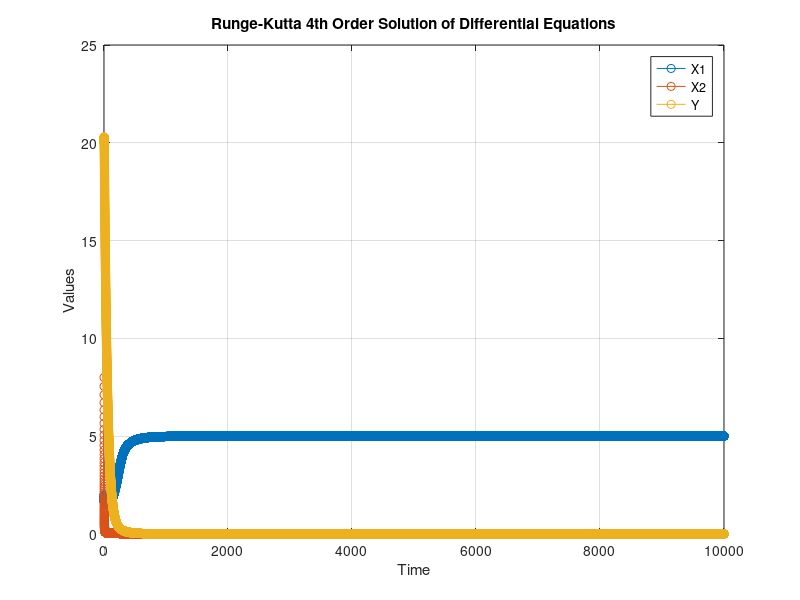

Recreate this plot in MATLAB.
% Parameters
s1 = 0.04;
s2 = 0.05;

K1 = 5;
K2 = 10;

m12 = 0.01;
m21 = 0.02;

v1 = 0.03;
v2 = 0.03;

a1 = 0.1;
a2 = 0.3;

b1 = 0.02;
b2 = 1.5;

c1 = 0.1;
c2 = 0.2;

mu = 0.02;

% Initial values
X1 = 2;
X2 = 8;
Y = 20;

% Time step
dt = 0.1;
iterations = 100000;

% Function defs
r1 = @(X1, X2, Y) 1 / (1 + (a2 * X2 + b2 * Y) / X1);
r2 = @(X1, X2, Y) 1 / (1 + (a1 * X1 + b1 * Y) / X2);

% Derivatives function
function [dX1_dt, dX2_dt, dY_dt] = derivatives(X1, X2, Y, r1, r2, s1, s2, K1, K2, m12, m21, v1, v2, c1, c2, mu)
    dX1_dt = s1 * X1 * (1 - X1 / K1) - m12 * X1 * X2 - v1 * X1 * Y * r1(X1, X2, Y);
    dX2_dt = s2 * X2 * (1 - X2 / K2) - m21 * X1 * X2 - v2 * X2 * Y * r2(X1, X2, Y);
    dY_dt = -mu * Y + c1 * v1 * X1 * Y * r1(X1, X2, Y) + c2 * v2 * X2 * Y * r2(X1, X2, Y);
end

% Runge-Kutta 4th order method step
function [X1_new, X2_new, Y_new] = rk4_step(X1, X2, Y, dt, r1, r2, s1, s2, K1, K2, m12, m21, v1, v2, c1, c2, mu)
    [k1_X1, k1_X2, k1_Y] = derivatives(X1, X2, Y, r1, r2, s1, s2, K1, K2, m12, m21, v1, v2, c1, c2, mu);
    [k2_X1, k2_X2, k2_Y] = derivatives(X1 + 0.5 * dt * k1_X1, X2 + 0.5 * dt * k1_X2, Y + 0.5 * dt * k1_Y, r1, r2, s1, s2, K1, K2, m12, m21, v1, v2, c1, c2, mu);
    [k3_X1, k3_X2, k3_Y] = derivatives(X1 + 0.5 * dt * k2_X1, X2 + 0.5 * dt * k2_X2, Y + 0.5 * dt * k2_Y, r1, r2, s1, s2, K1, K2, m12, m21, v1, v2, c1, c2, mu);
    [k4_X1, k4_X2, k4_Y] = derivatives(X1 + dt * k3_X1, X2 + dt * k3_X2, Y + dt * k3_Y, r1, r2, s1, s2, K1, K2, m12, m21, v1, v2, c1, c2, mu);

    X1_new = X1 + (dt / 6) * (k1_X1 + 2 * k2_X1 + 2 * k3_X1 + k4_X1);
    X2_new = X2 + (dt / 6) * (k1_X2 + 2 * k2_X2 + 2 * k3_X2 + k4_X2);
    Y_new = Y + (dt / 6) * (k1_Y + 2 * k2_Y + 2 * k3_Y + k4_Y);
end

% Preallocate results array
results = zeros(iterations + 1, 3);
results(1, :) = [X1, X2, Y];

% Main loop
for i = 1:iterations
    [X1, X2, Y] = rk4_step(X1, X2, Y, dt, r1, r2, s1, s2, K1, K2, m12, m21, v1, v2, c1, c2, mu);
    results(i + 1, :) = [X1, X2, Y];
end

% Time vector
time = linspace(0, iterations * dt, iterations + 1);

% Plot results
figure;
plot(time, results(:, 1), '-o', 'DisplayName', 'X1');
hold on;
plot(time, results(:, 2), '-o', 'DisplayName', 'X2');
plot(time, results(:, 3), '-o', 'DisplayName', 'Y');
xlabel('Time');
ylabel('Values');
title('Runge-Kutta 4th Order Solution of Differential Equations');
legend;
grid on;

% Print results
fprintf('time | X1       | X2       | Y\n');
for i = 1:iterations + 1
    fprintf('%.1f | %8.5f | %8.5f | %8.5f\n', time(i), results(i, 1), results(i, 2), results(i, 3));
end
